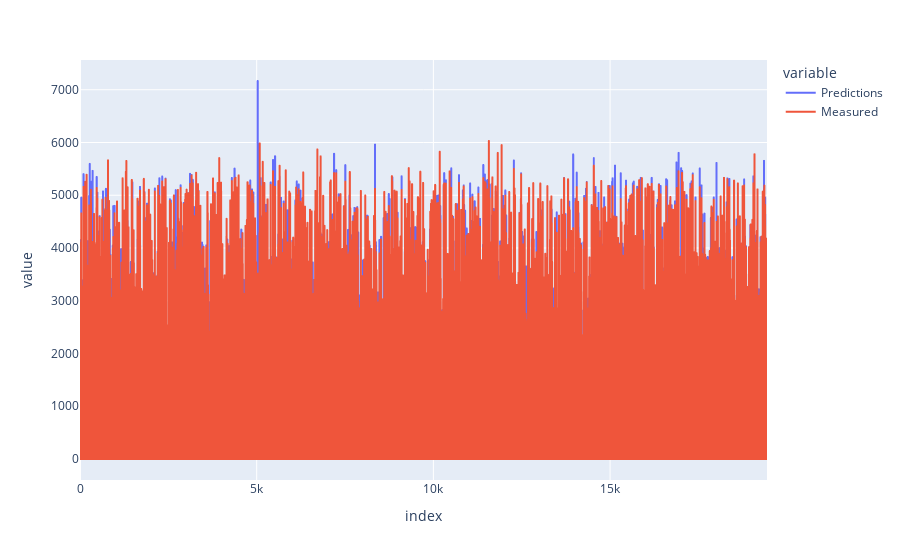

Source (notebook cell):
### Code cell
px.line(best_xgb_results)

### Figure 1 — Plotly figure (JSON) as saved in the notebook; plotly's stock layout.template omitted (floating-point values rounded to 4 significant figures; data arrays with more than 128 entries replaced by an {"elided": "..."} marker saying what was removed)
{"data": [{"hovertemplate": "variable=Predictions<br>index=%{x}<br>value=%{y}<extra></extra>", "legendgroup": "Predictions", "line": {"color": "#636efa", "dash": "solid"}, "marker": {"symbol": "circle"}, "mode": "lines", "name": "Predictions", "showlegend": true, "type": "scattergl", "x": {"elided": "19442 int values"}, "xaxis": "x", "y": {"elided": "19442 float values"}, "yaxis": "y"}, {"hovertemplate": "variable=Measured<br>index=%{x}<br>value=%{y}<extra></extra>", "legendgroup": "Measured", "line": {"color": "#EF553B", "dash": "solid"}, "marker": {"symbol": "circle"}, "mode": "lines", "name": "Measured", "showlegend": true, "type": "scattergl", "x": {"elided": "19442 int values"}, "xaxis": "x", "y": {"elided": "19442 int values"}, "yaxis": "y"}], "layout": {"legend": {"title": {"text": "variable"}, "tracegroupgap": 0}, "margin": {"t": 60}, "xaxis": {"anchor": "y", "domain": [0, 1], "title": {"text": "index"}}, "yaxis": {"anchor": "x", "domain": [0, 1], "title": {"text": "value"}}}}
